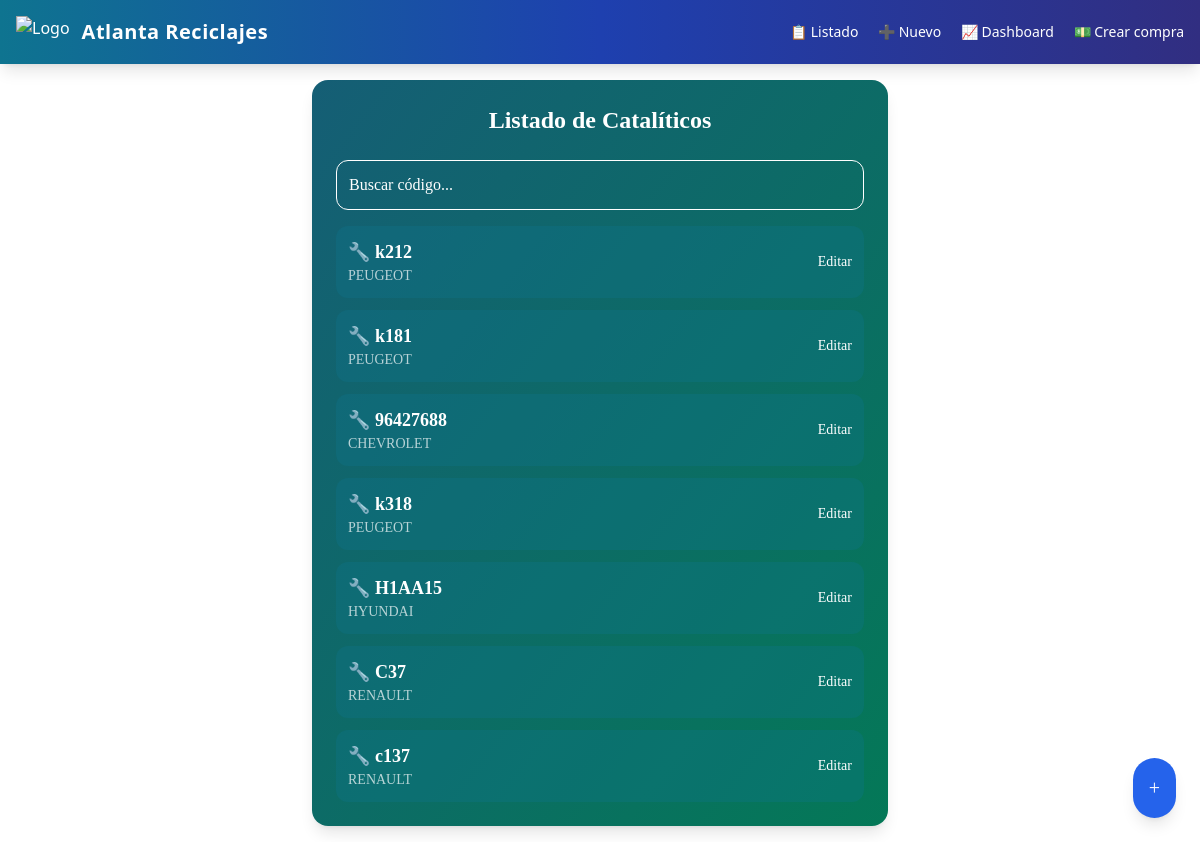
/listado/, run on an earlier commit of the app's database.
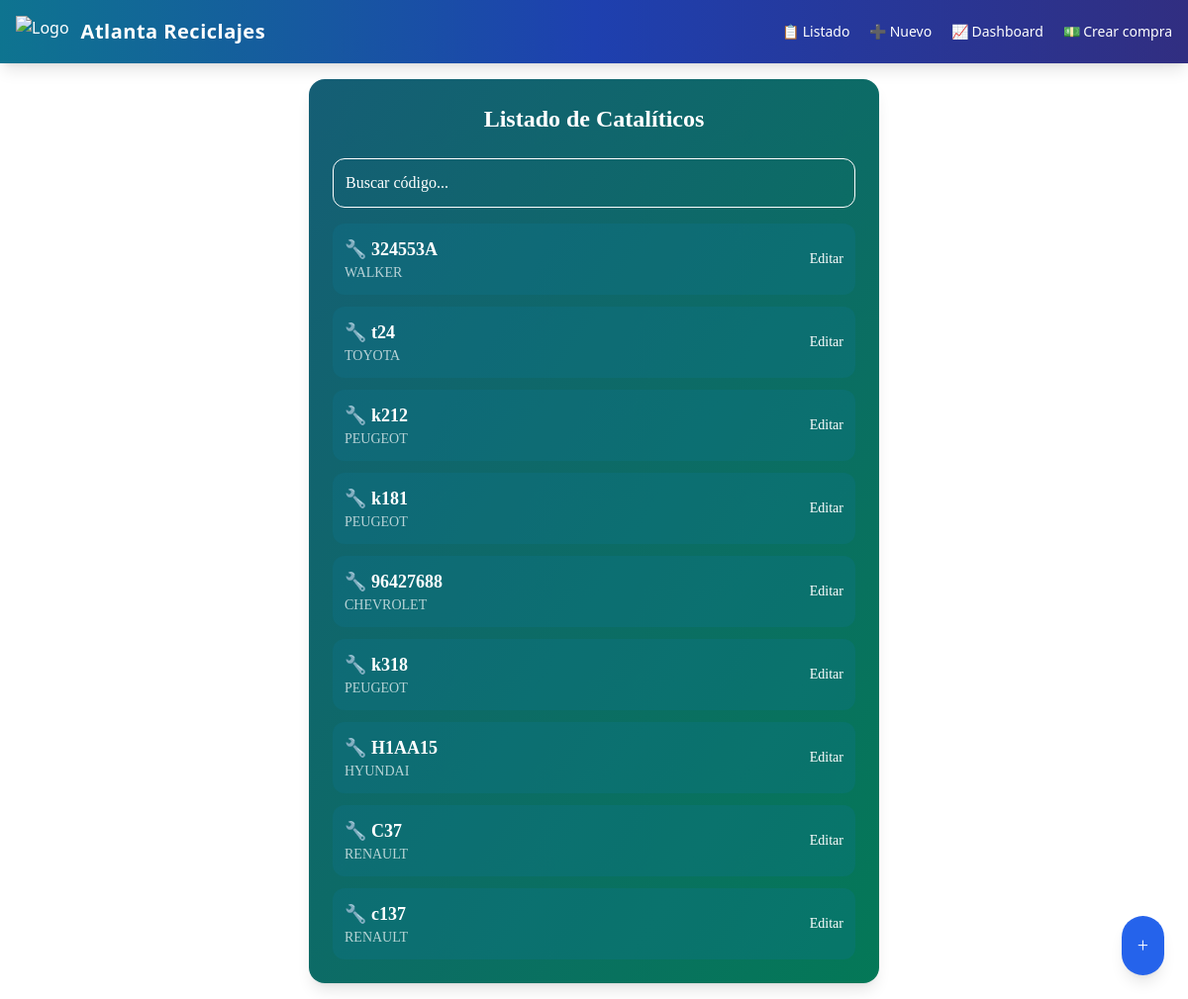
And on a later commit of the database.
### cataliticos/models.py (models this page shows, shortened)
class Catalitico(models.Model):
    codigo = models.CharField(max_length=100, unique=True)
    descripcion = models.CharField(max_length=255)
    valor = models.PositiveIntegerField(default=0)
    imagen_principal = models.ImageField(upload_to='cataliticos/', null=True, blank=True)
    galeria = models.ImageField(upload_to='cataliticos/', null=True, blank=True)

### cataliticos/views.py (the view)
# urls.py: path('listado/', views.listado_y_busqueda, name='listado'),
def listado_y_busqueda(request):
    codigo = request.GET.get("q", "")
    resultado = None
    creado = False
    form = CataliticoForm()
    codigos = Catalitico.objects.all().order_by("-id")
    if codigo:
        try:
            resultado = Catalitico.objects.get(codigo__iexact=codigo.strip())
        except Catalitico.DoesNotExist:
            if request.method == "POST":
                form = CataliticoForm(request.POST, request.FILES)
                if form.is_valid():
                    form.save()
                    creado = True
                    resultado = form.instance
        cataliticos = codigos.filter(codigo__icontains=codigo)
    else:
        cataliticos = codigos
    return render(request, "cataliticos/listado.html", {
        "codigo": codigo,
        "resultado": resultado,
        "creado": creado,
        "form": form,
        "codigos": codigos,
        "cataliticos": cataliticos,
    })

### cataliticos/forms.py
class CataliticoForm(forms.ModelForm):
    class Meta:
        model = Catalitico
        fields = ['codigo', 'descripcion', 'valor', 'imagen_principal', 'galeria']

### cataliticos/templates/cataliticos/listado.html (shortened to what this page needs)
{% extends 'base.html' %}
{% load humanize %}
{% block content %}
<div class="max-w-xl mx-auto bg-gradient-to-br from-cyan-800 to-emerald-700 p-6 rounded-2xl shadow-lg text-white font-[Orbitron]">
    <h1 class="text-2xl font-bold mb-6 text-center">Listado de Catalíticos</h1>
    <form method="GET" action="{% url 'cataliticos:listado' %}" class="mb-4">
        <input type="text" name="q" placeholder="Buscar código..." value="{{ codigo }}"
            class="w-full p-3 rounded-xl bg-transparent border border-white placeholder-white text-white focus:outline-none focus:ring-2 focus:ring-cyan-300">
    </form>
    {% if codigo and resultado %}
        <div class="bg-cyan-700/30 rounded-xl p-4 shadow-md space-y-2">
            <h2 class="text-xl font-bold">🔧 {{ resultado.codigo }}</h2>
            <p class="text-white/80 text-sm">Marca/Descripción: {{ resultado.descripcion|default:"Sin descripción" }}</p>
            <p class="text-white/90 text-sm">Valor: ${{ resultado.valor|floatformat:0|intcomma }}</p>
            {% if resultado.imagen_principal %}
    <img src="{{ resultado.imagen_principal.url }}" alt="Foto 1"
         class="rounded-xl mt-3 w-full max-h-60 object-cover border border-white">
{% if resultado.galeria %}
    <img src="{{ resultado.galeria.url }}" alt="Foto 2"
         class="rounded-xl mt-3 w-full max-h-60 object-cover border border-white mt-2">
    <img src="" alt="Foto 3"
         class="rounded-xl mt-3 w-full max-h-60 object-cover border border-white mt-2">
{% endif %}
    <img src="" alt="Foto 4"
         class="rounded-xl mt-3 w-full max-h-60 object-cover border border-white mt-2">
{% endif %}
            <a href="{% url 'cataliticos:editar' resultado.id %}"
               class="inline-block mt-4 bg-white text-cyan-800 font-semibold px-4 py-2 rounded-lg hover:bg-cyan-200 transition">
               Editar Catalítico
            </a>
        </div>
    {% else %}
        <div class="space-y-3">
            {% for catalitico in cataliticos %}
                <div class="bg-cyan-700/30 rounded-xl p-3 flex items-center justify-between">
                    <div>
                        <p class="font-bold text-lg">🔧 {{ catalitico.codigo }}</p>
                        <p class="text-sm uppercase text-white/70">{{ catalitico.descripcion|default:"Sin marca" }}</p>
                    </div>
                    <a href="{% url 'cataliticos:editar' catalitico.id %}" class="text-sm text-white hover:text-cyan-300">Editar</a>
                </div>
            {% empty %}
                <p class="text-white text-center mt-4">No hay catalíticos registrados aún.</p>
            {% endfor %}
        </div>
    {% endif %}
    <a href="{% url 'cataliticos:crear' %}"
       class="fixed bottom-6 right-6 bg-blue-600 hover:bg-blue-700 text-white p-4 rounded-full shadow-lg transition text-xl">+</a>
</div>
{% endblock %}

What changed in the data, as far as the page shows it:
added Catalitico: codigo "324553A", descripcion "WALKER"
added Catalitico: codigo "t24", descripcion "TOYOTA"
